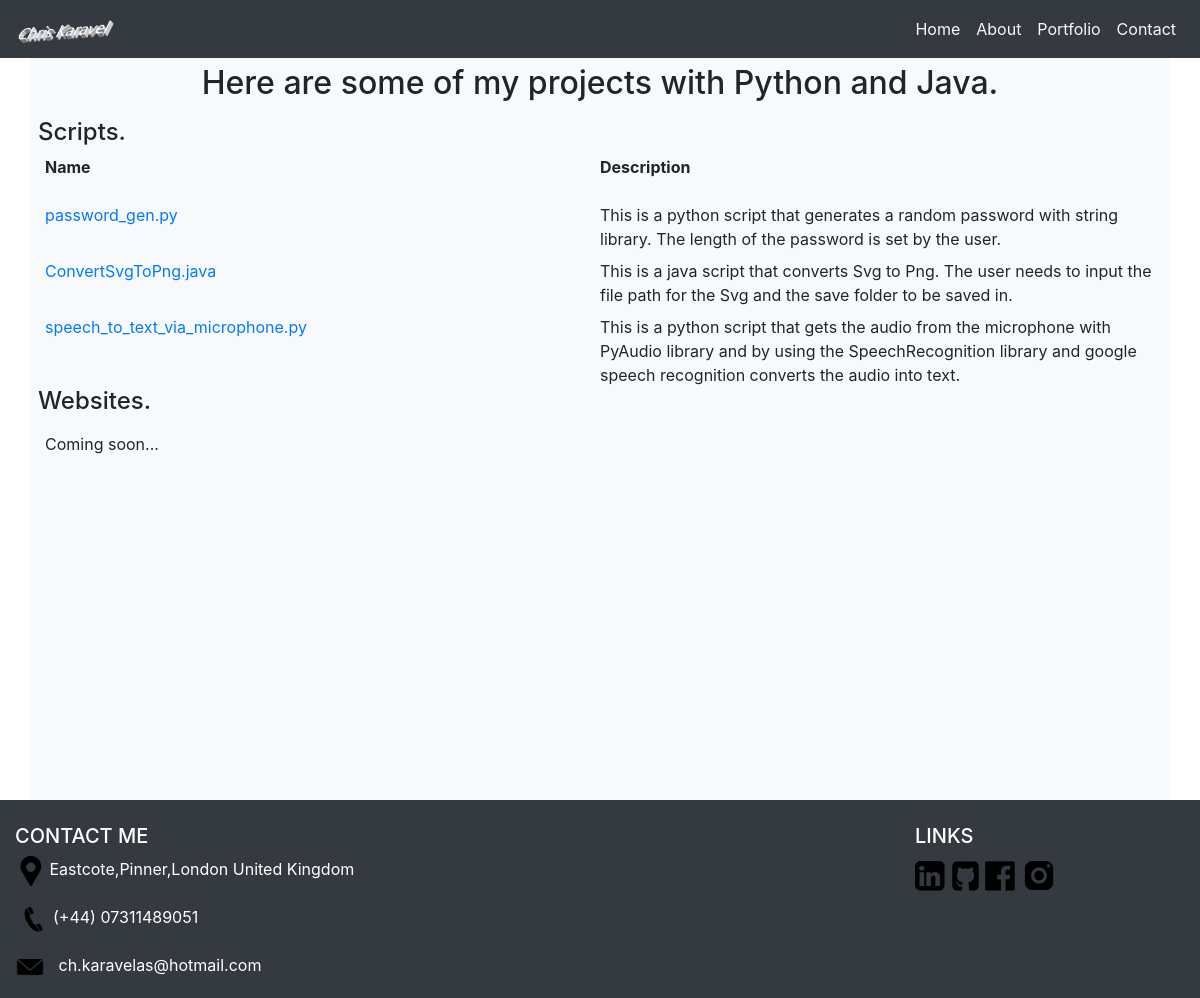
The page /portfolio/ on the database its author committed.
### portfolio/models.py (models this page shows, shortened)
class Script(models.Model):
    name = models.CharField(max_length=100)
    code = models.TextField()
    description = models.TextField(null=True,blank=True)
    added = models.DateTimeField(auto_now_add=True)
    class Meta:
        ordering = ['-added']

### portfolio/views.py (the view)
# urls.py: path('portfolio/', portfolio_view,name='portfolio'),
def portfolio_view(request,*args,**kwargs):
    scripts = Script.objects.all()
    database_data = []
    for script in scripts:
        data = {
            'name' : script.name,
            'description' :script.description,
        }
        database_data.append(data)
        print(database_data)
    context = {'database_data' : database_data}
    return render(request,"portfolio.html",context)

### templates/portfolio.html
{% extends 'base.html' %}
{% block content %}
<div class='container min-vh-100 bg-light'>
  <div class="row  no-gutters px-2 pt-5" >
      <div class="col-12 ">
        <p><h2 class="text-center" >Here are some of my projects with Python and Java.</h2></p>
      </div>
  </div>
  <div class="row px-2">
    <p><h4 >Scripts.</h4></p>
  </div>
  <div class="row">
    <div class="col-6">
        <p><b>Name</b></p>
    </div>
    <div class="col-6 pl-0">
        <p><b>Description</b></p>
    </div>
  </div>
  {% for data in database_data %}
  <div name="first_row" class="row no-gutters pt-2  text-black"  >
    <div class="col-6 text-truncate ">
        <a href="download_file({{ data.name }})">{{ data.name }}</a>
    </div>
    <div class="col-6">
        {{ data.description }}
    </div>
  </div>
  {% endfor %}
  <div class="row px-2">
    <p><h4 >Websites.</h4></p>
  </div>
 <div name="first_row" class="row no-gutters pt-2 bg-light text-black" ><p>Coming soon...</p></div>
</div>
{% endblock %}

### templates/base.html (shortened to what this page needs)
<!doctype html>
<html lang="en">
  <head>
    <link rel="stylesheet" href="https://stackpath.bootstrapcdn.com/bootstrap/4.5.0/css/bootstrap.min.css">
    <link href='https://api.mapbox.com/mapbox-gl-js/v1.10.1/mapbox-gl.css' rel='stylesheet' />
  </head>
  <body >
    {% include 'header.html' %}
      {% block content %}
      {% endblock %}
    {% include 'footer.html' %}
  </body>
</html>

### templates/header.html (shortened to what this page needs)
<div name="row_navbar" >
  <nav class="navbar fixed-top navbar-expand-sm navbar-dark bg-dark text-white">
   <div class="collapse navbar-collapse " id="navbarTogglerDemo01">
     <a class="navbar-brand flex-grow-1 " href="{% url 'home' %}">
       {% load static %}<img  width="100" height="30" src="{% static "/img/logo.png" %}">
   </a>
     <ul class="navbar-nav   mr-auto mt-2 mt-lg-0">
       <li class="nav-item  ">
         <a class="nav-link text-light" href="{% url 'home' %}">Home <span class="sr-only">(current)</span></a>
       </li>
       <li class="nav-item">
         <a class="nav-link text-light" href="{% url 'about' %}">About</a>
       </li>
       <li class="nav-item ">
         <a class="nav-link text-light" href="{% url 'portfolio' %}">Portfolio</a>
       </li>
       <li class="nav-item ">
         <a class="nav-link text-light" href="{% url 'contact' %}" >Contact</a>
       </li>
     </ul>
   </div>
 </nav>
</div>

### templates/footer.html (shortened to what this page needs)
<footer class="page-footer font-small bg-dark text-white pt-4">
  <div class="container-fluid text-center text-md-left">
    <div class="row ">
      <div class="col-md-6 mt-md-0 mt-3">
        <h5 class="text-uppercase">Contact Me</h5>
        <p>{% load static %}<img width="30" height="30" src="{% static "img/location.png" %} "> Eastcote,Pinner,London United Kingdom</p>
        <p>{% load static %}<img width="38" height="34" src="{% static "img/phone4.png" %} ">(+44) 07311489051</p>
        <p>{% load static %}<img width="30" height="30" src="{% static "img/email.png" %} ">&nbsp;&nbsp;&nbsp;ch.karavelas@hotmail.com</p>
      </div>
      <div class="col-md-3 mb-md-0 mb-3">
      </div>
      <div class="col-md-3 mb-md-0 mb-3">
        <h5 class="text-uppercase">Links</h5>
        <ul class="list-unstyled">
          <li>
            <a href="https://www.linkedin.com/in/chriskaravel" rel="noopener noreferrer" target="_blank">{% load static %}<img width="30" height="30" src="{% static "img/linkedin2.png" %} "></a>
            <a href="https://github.com/chriskaravel" rel="noopener noreferrer" target="_blank">{% load static %}<img width="31" height="34" src="{% static "img/github.png" %} "></a>
            <a href="https://www.facebook.com/karavelas" rel="noopener noreferrer" target="_blank">{% load static %}<img width="30" height="30" src="{% static "img/facebook.png" %} "></a>
            <a href="https://www.instagram.com/chris_karavel" rel="noopener noreferrer" target="_blank">{% load static %}<img width="38" height="39" src="{% static "img/instagram.png" %} "></a>
          </li>
        </ul>
      </div>
    </div>
  </div>
</footer>

### rows shown on the page
Script: name "password_gen.py", description "This is a python script that generates a random password with string library. The length of the password is set by the user."
Script: name "ConvertSvgToPng.java", description "This is a java script that converts Svg to Png. The user needs to input the file path for the Svg and the save folder to be saved in."
Script: name "speech_to_text_via_microphone.py", description "This is a python script that gets the audio from the microphone with PyAudio library and by using the SpeechRecognition library and google speech recognition converts the audio into text."
